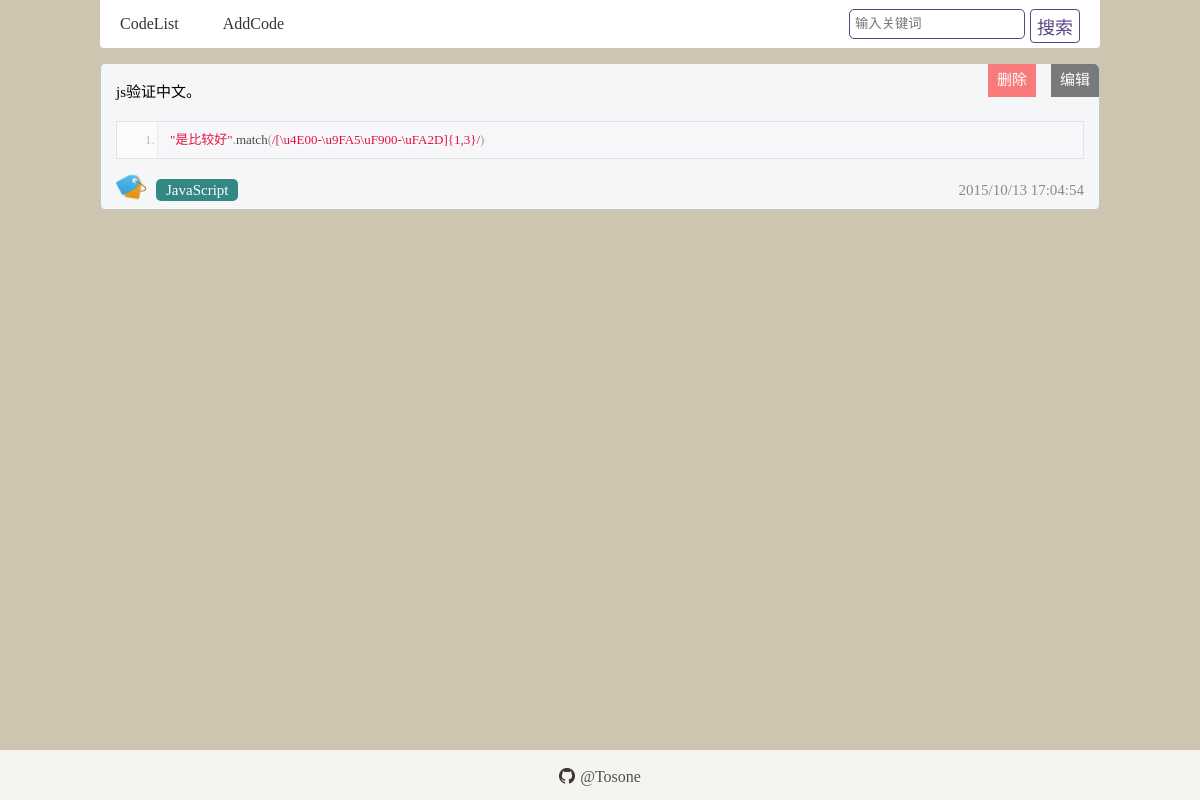
/content.php?id=32, run on the app's committed database.
### tables this page shows
CREATE TABLE "code" (
"id"  INTEGER PRIMARY KEY AUTOINCREMENT NOT NULL,
"intro"  TEXT NOT NULL,
"code"  TEXT NOT NULL,
"tags"  TEXT,
"timestamp"  INTEGER NOT NULL
);

### content.php (the view, shortened to what this page needs)
<html xmlns="http://www.w3.org/1999/xhtml">
<head runat="server">
    <link rel="stylesheet" href="/stylesheets/index.css" />
    <link rel="stylesheet" href="/stylesheets/sweetalert.css">
</head>
<body  onload="prettyPrint()">
	<div class="container">
		<?
	    	include("_include/menu.php");
	    	$sqlite3db = new SQLite3('./db.db');
	    	if(isset($_GET["id"])) {
	    		$id = $_GET["id"];
	    	} else {
	    		echo('<script>window.location.href="/";</script>');
	    	}
	    	$content = $sqlite3db -> querySingle('SELECT * FROM code where id=' . $id, true);
	    	echo('<div class="m_box">');
			echo('<span class="editor_btn" data-id="' . $content["id"] . '">编辑</span>');
			echo('<span class="delete_btn" data-id="' . $content["id"] . '">删除</span>');
			echo('<p>' . $content["intro"] . '</p>');
			echo("<pre class=\"prettyprint linenums\">" . base64_decode($content["code"]) . "</pre>");
			echo('<div class="m_box_bottom clearfix"><div class="tags"><img src="./images/tag.png" alt="tag"/>');
			foreach (explode(";", $content["tags"]) as $tag) {
				echo('<a href="javascript:void(0);" class="ctag" data-tag="' . $tag . '">' . $tag . '</a>');
			}
			echo('</div><div class="timestamp">'. date('Y/m/d H:i:s', $content["timestamp"]) .'</div></div>');
			echo('</div>');
		?>
	</div>
	<? include("_include/bottom.php"); ?>
</body>
</html>

### stylesheets/index.css (style rules this page uses)
html,body { margin:0;padding:0 }
body { font-family:'Microsoft YaHei';background-image:url(../images/bg.png);background-attachment:fixed;margin-bottom:70px }
.container { margin:0 auto;width:1000px }
.clearfix::after { content:"";display:block;clear:both;visibility:hidden;line-height:0;height:0;font-size:0 }
.m_box { position:relative;background-color:#f4f6f8;font-size:15px;font-family:'Microsoft YaHei';line-height:1.8;margin:15px 0;padding:0 15px;border:1px solid #c5c5c5;border-radius:5px }
.content_btn,.editor_btn { float:right;background-color:rgba(0,0,0,0.5);color:#fff;padding:3px 9px;border-top-right-radius:5px;position:relative;left:15px;cursor:pointer }
.delete_btn { float:right;background-color:rgba(255,0,0,0.5);color:#fff;padding:3px 9px;position:relative;cursor:pointer }
.timestamp { float:right;text-align:right;color:#8a8a8a;margin:5px 0 }
.tags { float:left }
.tags img { width:30px;height:auto }
.ctag { margin-left:10px;font-size:15px;background:#348884;text-decoration:none;color:#fff;height:18px;line-height:18px;padding:3px 10px;border-radius:5px;margin-bottom:10px;display:inline;bottom:7px;position:relative }
.prettyprint { font-family:"Microsoft YaHei";font-size:13px;padding:8px;background-color:#f7f7f9;border:1px solid #e1e1e8 }
.prettyprint.linenums { box-shadow:inset 40px 0 0 #fbfbfc,inset 41px 0 0 #ececf0 }

### data on the page
code: intro "js验证中文。", tags "JavaScript", timestamp "2015/10/13 17:04:54"
